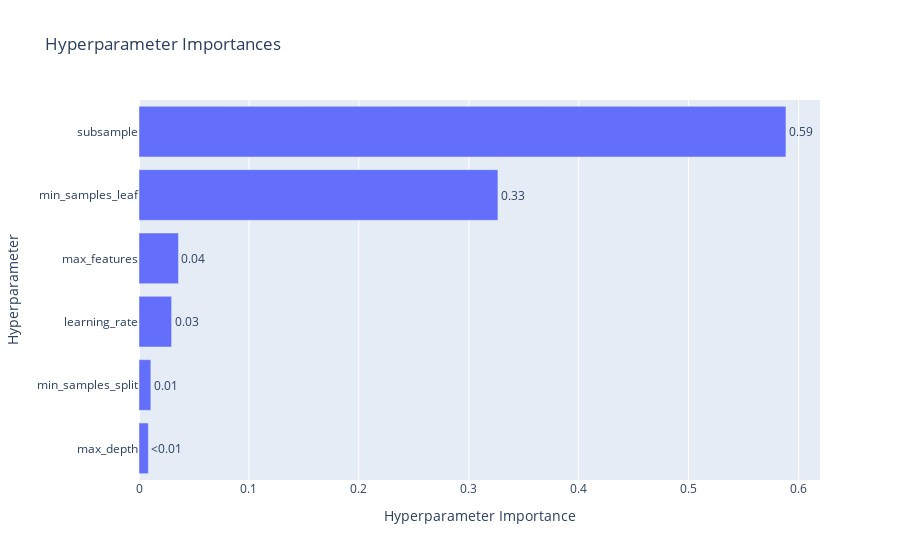

Write notebook code for a chart like this one.
### Code cell
optuna.visualization.plot_param_importances(study).show()

### Figure 1 — Plotly figure (JSON) as saved in the notebook; plotly's stock layout.template omitted (floating-point values rounded to 4 significant figures)
{"data": [{"cliponaxis": false, "hovertemplate": ["max_depth (IntDistribution): 0.008502482618012864<extra></extra>", "min_samples_split (IntDistribution): 0.010759891897991609<extra></extra>", "learning_rate (FloatDistribution): 0.029680574238733392<extra></extra>", "max_features (CategoricalDistribution): 0.03589801608603993<extra></extra>", "min_samples_leaf (IntDistribution): 0.32655166319099466<extra></extra>", "subsample (FloatDistribution): 0.5886073719682275<extra></extra>"], "name": "Objective Value", "orientation": "h", "text": ["<0.01", "0.01", "0.03", "0.04", "0.33", "0.59"], "textposition": "outside", "type": "bar", "x": [0.008502, 0.01076, 0.02968, 0.0359, 0.3266, 0.5886], "y": ["max_depth", "min_samples_split", "learning_rate", "max_features", "min_samples_leaf", "subsample"]}], "layout": {"title": {"text": "Hyperparameter Importances"}, "xaxis": {"title": {"text": "Hyperparameter Importance"}}, "yaxis": {"title": {"text": "Hyperparameter"}}}}
